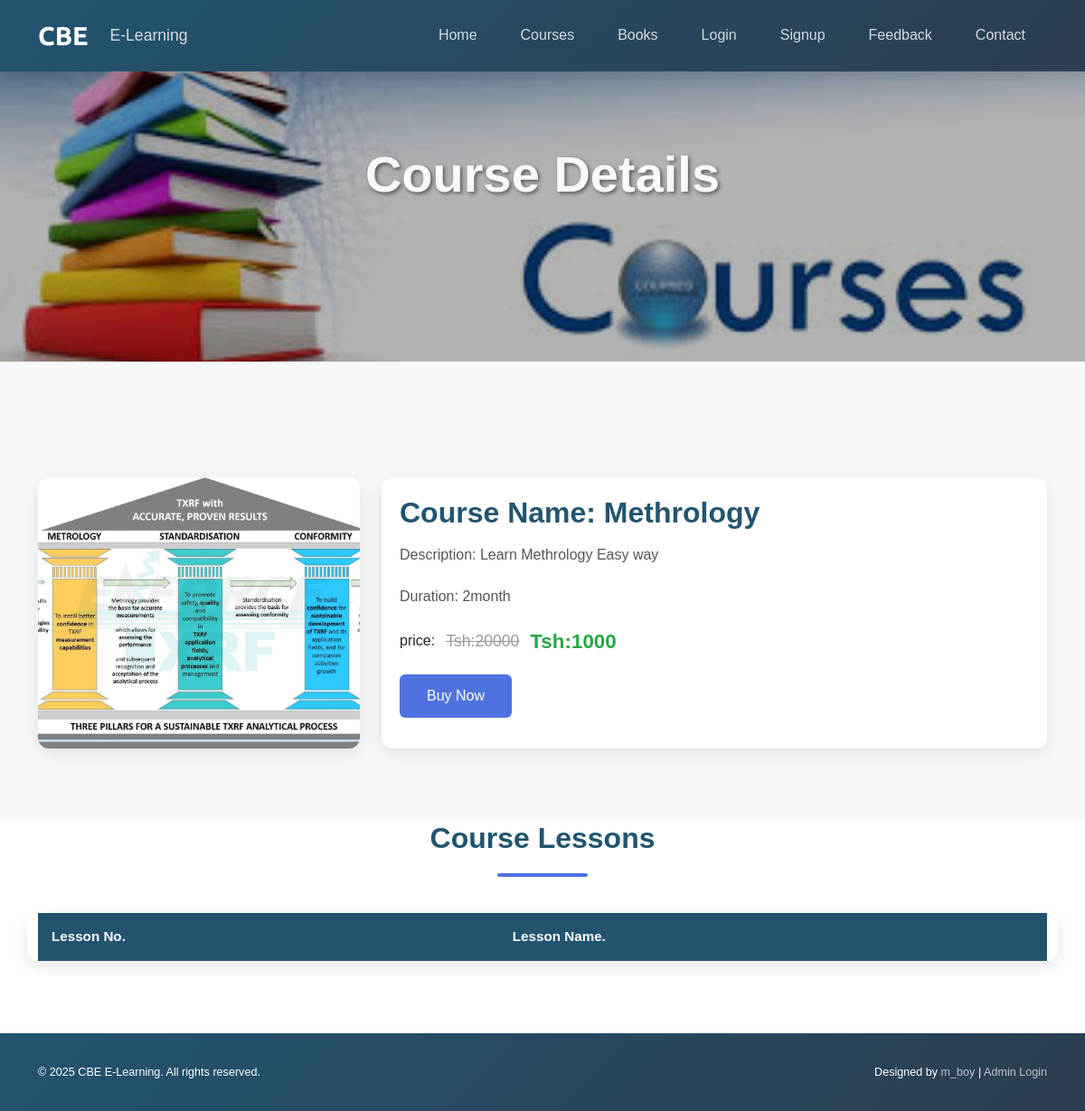
/coursedetails.php?course_id=2, run on the app's committed database.
### tables this page shows
CREATE TABLE `course` (
  `course_id` int(11) NOT NULL,
  `course_name` text NOT NULL,
  `course_desc` text NOT NULL,
  `course_author` varchar(255) NOT NULL,
  `course_img` text NOT NULL,
  `course_duration` text NOT NULL,
  `course_price` text NOT NULL,
  `course_original_price` text NOT NULL
);

### coursedetails.php (the view, shortened to what this page needs)
<?php
include("./templates/header.php");
?>
<section class="course-banner">
    <img src="./image/courses.jpeg" alt="courses" class="banner-img">
    <div class="course-banner-content">
        <h1>Course Details</h1>
    </div>
</section>
<section class="course-details-section">
    <div class="container mt-5">
        <?php
            if(isset($_GET["course_id"])){
                $course_id = $_GET["course_id"];
                $sql = "SELECT * FROM course WHERE course_id = '$course_id'";
                $result = $conn->query($sql);
                if ($result->num_rows > 0) {
                    $row = $result->fetch_assoc();
                } else {
                    echo "<div class='alert alert-danger'>Course not found.</div>";
                    exit();
                }
            } else {
                echo "<div class='alert alert-danger'>No course ID provided.</div>";
                exit();
            }
        ?>
        <div class="row">
            <div class="col-md-4">
                <img src="<?php echo str_replace('..', '.', $row['course_img']) ?>" class="course-image" alt="IT" />
            </div>
            <div class="col-md-8">
                <div class="course-info">
                    <h5 class="card-title">Course Name: <?php echo htmlspecialchars($row['course_name']) ?></h5>
                    <p class="card-text">Description: <?php echo htmlspecialchars($row['course_desc']) ?></p>
                    <p class="card-text">Duration: <?php echo htmlspecialchars($row['course_duration']) ?></p>
                    <form action="checkout.php" method="post">
                        <p class="price-container">price:
                            <span class="original-price"><del>Tsh:<?php echo htmlspecialchars($row['course_original_price']) ?></del></span>
                            <span class="discounted-price">Tsh:<?php echo htmlspecialchars($row['course_price']) ?></span>
                        </p>
                        <button type="submit" class="buy-btn" name="buy" aria-label="Buy <?php echo htmlspecialchars($row['course_name']); ?> course">Buy Now</button>
                    </form>
                </div>
            </div>
        </div>
    </div>
</section>
<section class="lessons-section">
    <div class="container">
        <h2 class="section-title">Course Lessons</h2>
        <div class="row">
            <table class="lesson-table">
                <thead>
                    <tr>
                        <th scope="col">Lesson No.</th>
                        <th scope="col">Lesson Name.</th>
                    </tr>
                </thead>
            </table>
        </div>
    </div>
</section>
<?php
include("./templates/footer.php");
?>

### templates/header.php (style rules this page uses)
:root { --primary-color: #225470; --secondary-color: #2c3e50; --accent-color: #4e73df; --light-color: #f8f9fa; --dark-color: #343a40; }
body { font-family: 'Poppins', sans-serif; overflow-x: hidden; }

### coursedetails.php (style rules this page uses)
:root { --primary-color: #225470; --secondary-color: #2c3e50; --accent-color: #4e73df; --light-color: #f8f9fa; --dark-color: #343a40; --success-color: #28a745; }
.course-banner { position: relative; height: 400px; overflow: hidden; background: var(--dark-color); }
.course-banner img { width: 100%; height: 100%; object-fit: cover; filter: brightness(0.7); transition: transform 0.5s ease; }
.course-banner-content { position: absolute; top: 50%; left: 50%; transform: translate(-50%, -50%); text-align: center; color: var(--light-color); width: 90%; max-width: 800px; padding: 20px; }
.course-banner h1 { font-size: 3.5rem; font-weight: 700; text-shadow: 2px 2px 4px rgba(0, 0, 0, 0.5); margin-bottom: 15px; }
.course-details-section { padding: 80px 0; background: var(--light-color); }
.course-image { width: 100%; height: 300px; object-fit: cover; border-radius: 12px; box-shadow: 0 6px 20px rgba(0, 0, 0, 0.1); }
.course-info { padding: 20px; background: white; border-radius: 12px; box-shadow: 0 6px 20px rgba(0, 0, 0, 0.1); height: 100%; }
.card-title { font-size: 2rem; font-weight: 700; color: var(--primary-color); margin-bottom: 15px; }
.card-text { font-size: 1rem; color: #555; line-height: 1.6; margin-bottom: 20px; }
.price-container { display: flex; align-items: center; gap: 12px; margin-bottom: 20px; }
.original-price { text-decoration: line-through; color: #999; font-size: 1.1rem; }
.discounted-price { color: var(--success-color); font-size: 1.4rem; font-weight: 700; }
.buy-btn { background: var(--accent-color); color: white; border: none; padding: 12px 30px; border-radius: 6px; font-weight: 500; transition: all 0.3s ease; }
.lessons-section { padding: 0 0 80px; }
.section-title { text-align: center; margin-bottom: 40px; color: var(--primary-color); font-size: 2rem; font-weight: 700; position: relative; }
.section-title:after { content: ''; display: block; width: 100px; height: 4px; background: var(--accent-color); margin: 20px auto; border-radius: 2px; }
.lesson-table { width: 100%; border-collapse: separate; border-spacing: 0; background: white; border-radius: 12px; overflow: hidden; box-shadow: 0 6px 20px rgba(0, 0, 0, 0.1); }
.lesson-table th, .lesson-table td { padding: 15px; text-align: left; font-size: 0.95rem; }
.lesson-table th { background: var(--primary-color); color: white; font-weight: 600; }

### data on the page
course: course_img (picture), course_name "Methrology", course_desc "Learn Methrology Easy way", course_duration "2month", course_original_price "20000", course_price "1000"
